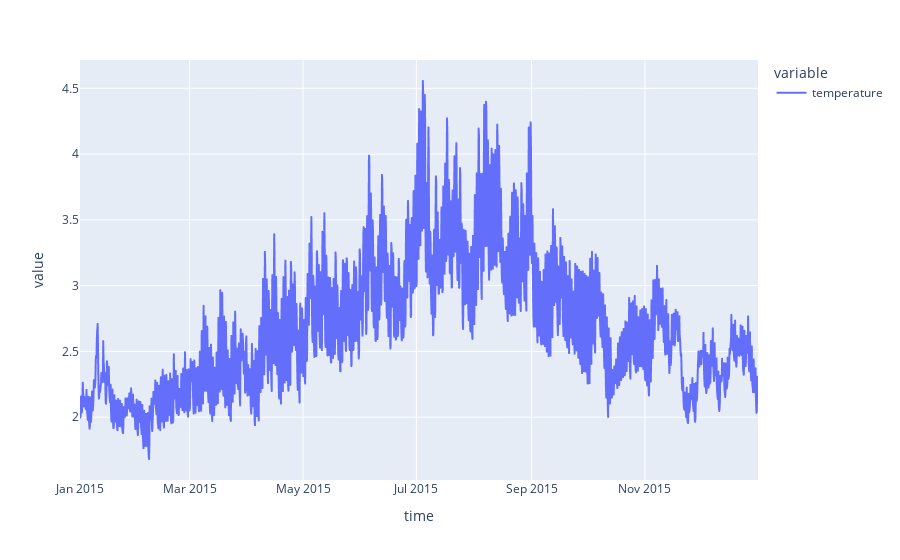

Here is the notebook cell this chart was saved with:
### Code cell
cop(temp).plot()

### Figure 1 — Plotly figure (JSON) as saved in the notebook; plotly's stock layout.template omitted (floating-point values rounded to 4 significant figures; data arrays with more than 128 entries replaced by an {"elided": "..."} marker saying what was removed)
{"data": [{"hovertemplate": "variable=temperature<br>time=%{x}<br>value=%{y}<extra></extra>", "legendgroup": "temperature", "line": {"color": "#636efa", "dash": "solid"}, "marker": {"symbol": "circle"}, "mode": "lines", "name": "temperature", "showlegend": true, "type": "scattergl", "x": {"elided": "2190 str values"}, "xaxis": "x", "y": {"elided": "2190 float values"}, "yaxis": "y"}], "layout": {"legend": {"title": {"text": "variable"}, "tracegroupgap": 0}, "margin": {"t": 60}, "xaxis": {"anchor": "y", "domain": [0, 1], "title": {"text": "time"}}, "yaxis": {"anchor": "x", "domain": [0, 1], "title": {"text": "value"}}}}
